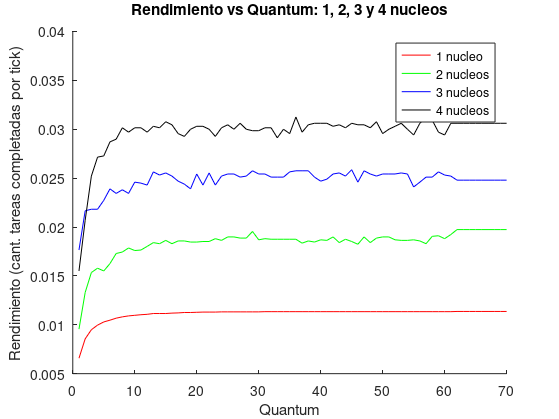

Write MATLAB code to recreate this figure.
rendimiento_1_c = csvread('rendimiento_1_c.csv');
rendimiento_2_c = csvread('rendimiento_2_c.csv');
rendimiento_3_c = csvread('rendimiento_3_c.csv');
rendimiento_4_c = csvread('rendimiento_4_c.csv');

close all;
figure; hold on;
plot(rendimiento_1_c(1:70,1), 6./rendimiento_1_c(1:70,2), 'r');
plot(rendimiento_2_c(1:70,1), 6./rendimiento_2_c(1:70,2), 'g');
plot(rendimiento_3_c(1:70,1), 6./rendimiento_3_c(1:70,2), 'b');
plot(rendimiento_4_c(1:70,1), 6./rendimiento_4_c(1:70,2), 'black');
title('Rendimiento vs Quantum: 1, 2, 3 y 4 nucleos');xlabel('Quantum');ylabel('Rendimiento (cant. tareas completadas por tick)');
legend({'1 nucleo', '2 nucleos', '3 nucleos', '4 nucleos'});
set(gcf(), 'PaperPositionMode', 'auto');
saveas(gcf(), 'rendimiento_comparacion.png', 'png');